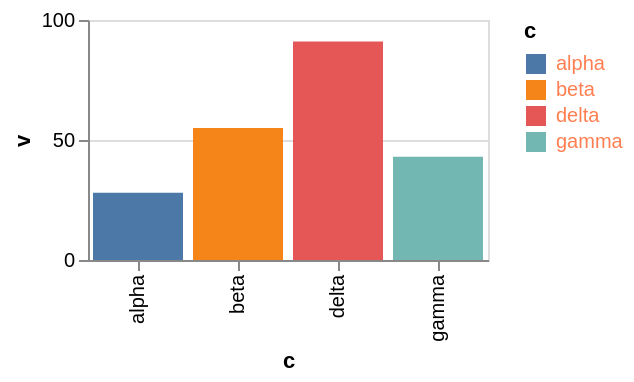

Write the Vega-Lite specification saved for this chart.
### Vega-Lite specification from a JSON file in a GitHub repository (floating-point values rounded to 4 significant figures)
{"$schema": "https://vega.github.io/schema/vega-lite/v6.json", "width": 200, "height": 120, "data": {"values": [{"c": "alpha", "v": 28, "w": 3, "t": "2024-01-07"}, {"c": "beta", "v": 55, "w": 7, "t": "2024-03-19"}, {"c": "gamma", "v": 43, "w": 5, "t": "2024-06-02"}, {"c": "delta", "v": 91, "w": 9, "t": "2024-09-11"}]}, "mark": "bar", "encoding": {"x": {"field": "c", "type": "nominal"}, "y": {"field": "v", "type": "quantitative"}, "color": {"field": "c", "type": "nominal"}}, "config": {"legend": {"labelColor": "coral"}}}
